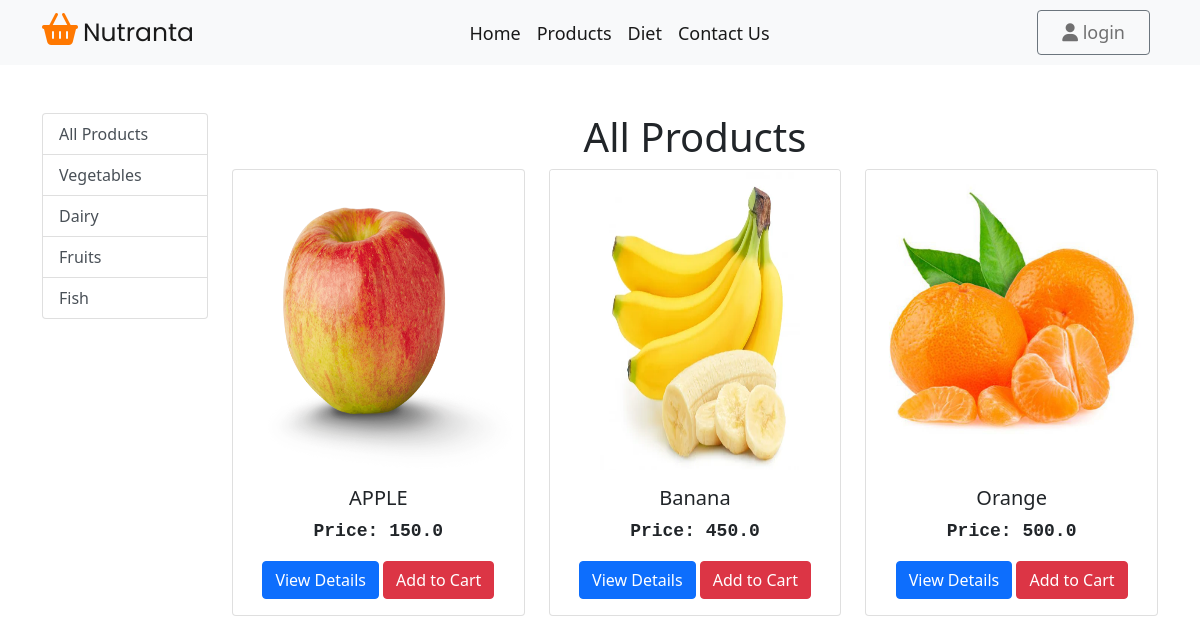
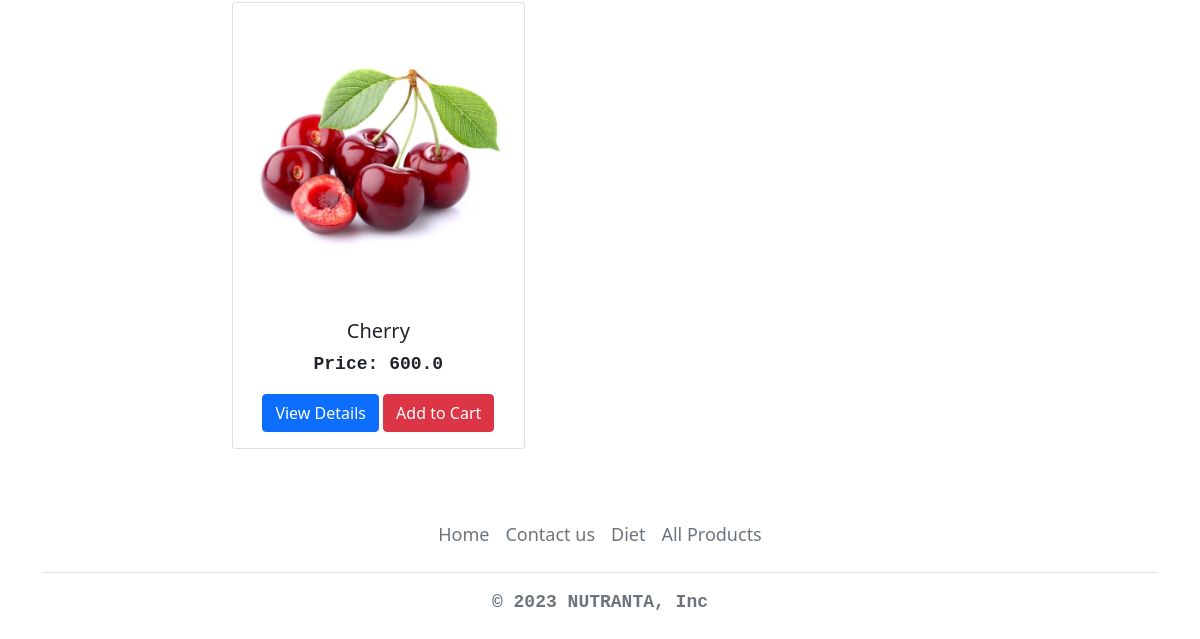
/products/, run on an earlier commit of the app's database (2 pictures, top to bottom).
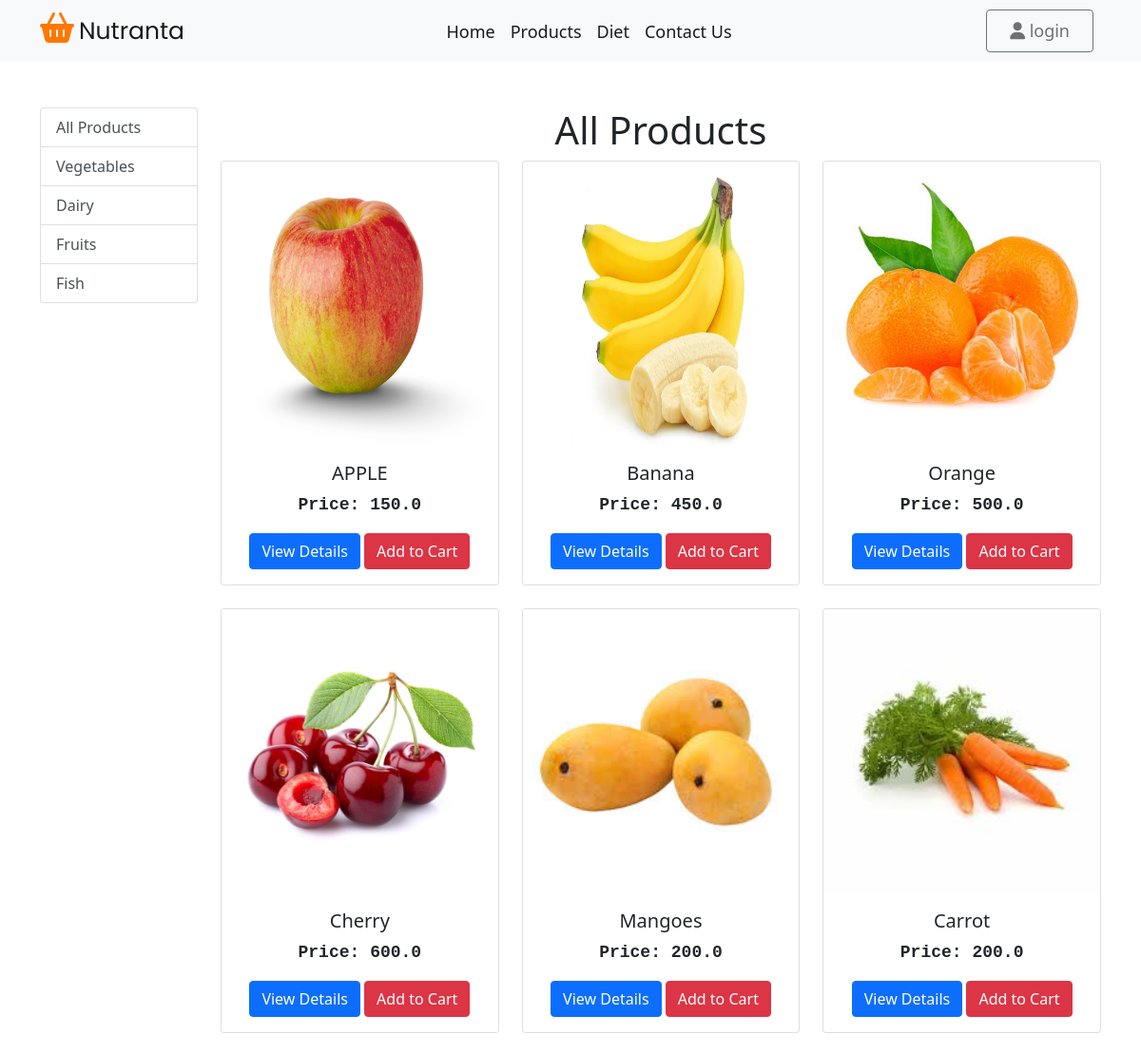
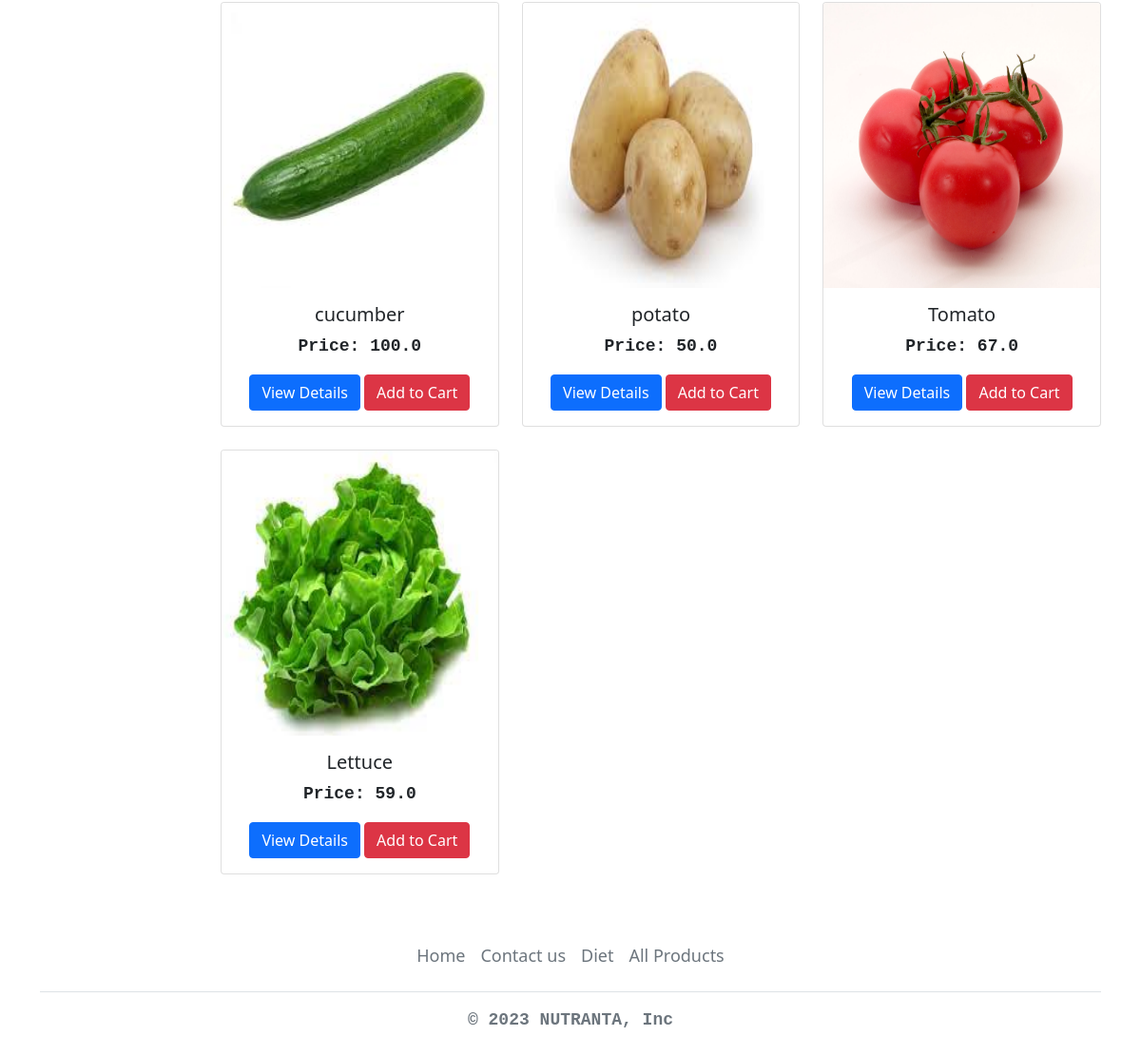
And on a later commit of the database (2 pictures, top to bottom).
### nutranta_app/models.py (models this page shows, shortened)
class Product(models.Model):
    title = models.CharField(max_length=100)
    selling_price = models.FloatField()
    description = models.TextField()
    category = models.CharField(choices=CATEGORY_CHOICES, max_length=50)
    product_image = models.ImageField(upload_to='productimg')
    total_calroes = models.FloatField(default=0)
    total_fat = models.FloatField(default=0)
    total_protein = models.FloatField(default=0)
    total_carbohydrates = models.FloatField(default=0)
    total_sodium = models.FloatField(default=0)
    total_sugar = models.FloatField(default=0)
    total_cholesterol = models.FloatField(default=0)
    total_potassium = models.FloatField(default=0)
    total_calcium = models.FloatField(default=0)
    total_vitamin_d = models.FloatField(default=0)
    total_fiber = models.FloatField(default=0)

### nutranta_app/views.py (the view)
# urls.py: path('products/', views.all_products, name='product'),
def all_products(request,data=None):
 if data == None:
  all_Products = Product.objects.all()
 elif data == 'Fruits':
    all_Products = Product.objects.filter(category='f')
 elif data == 'Vegetables':
  all_Products = Product.objects.filter(category='v')
 elif data == 'Dairy':
  all_Products = Product.objects.filter(category='d')
 elif data == 'Fish':
  all_Products = Product.objects.filter(category='fi')
 else:
    all_Products = Product.objects.all()
 return render(request, 'nutranta/products.html', {'all_Products' : all_Products})

### nutranta_app/templates/nutranta/products.html (shortened to what this page needs)
{% extends 'nutranta/base.html' %}
{% load static %}
{% block main-content %}
<div class="container my-5">
<div class="row">
    <div class="col-md-2">
        <div class="list-group">
            <a href="{% url 'product' %}" class="list-group-item list-group-item-action ">
                All Products
            </a>
            <a href="{% url 'productdata' 'Vegetables' %}" class="list-group-item list-group-item-action">Vegetables</a>
            <a href="{% url 'productdata' 'Dairy' %}" class="list-group-item list-group-item-action">Dairy</a>
            <a href="{% url 'productdata' 'Fruits' %}" class="list-group-item list-group-item-action">Fruits</a>
            <a href="{% url 'productdata' 'Fish' %}" class="list-group-item list-group-item-action">Fish</a>
        </div>
    </div>
    <div class="col-md-10">
    <h1 class="text-center">All Products</h1>
       <div class="row">
        {% for product in all_Products %}
        <div class="col-md-4">
        <div class="card mb-4 rounded-4 shadow-2-strong">
            <img src="{{product.product_image.url}}" class="card-img-top" alt="{{ product.title }}" height='300px'>
            <div class="card-body text-center">
            <h5 class="card-title">{{ product.title }}</h5>
            <p class="card-text">Price: {{ product.selling_price }}</p>
            <a href="{% url 'product-detail' product.id %}" class="btn btn-primary">View Details</a>
            <a href="{% url 'add-to-cart' %}" class="btn btn-danger">Add to Cart</a>
            </div>
        </div>
        </div>
        {% endfor %}
        </div>
    </div>
</div>
{% endblock main-content %}

### nutranta_app/templates/nutranta/base.html (shortened to what this page needs)
<!doctype html>
{% load static %}
<html lang="en">
  <head>
    <link href="https://cdn.jsdelivr.net/npm/bootstrap@5.0.0-beta1/dist/css/bootstrap.min.css" rel="stylesheet">
    <link rel="stylesheet" href="{% static '/css/owl.carousel.min.css' %}">
    <link rel="stylesheet" href="{% static '/css/all.min.css' %}">
    <link rel="stylesheet" href="https://cdnjs.cloudflare.com/ajax/libs/font-awesome/4.7.0/css/font-awesome.min.css">
    <link rel="stylesheet" href="{% static '/css/style.css' %}">
  </head>
  <body>
    <nav class="navbar navbar-expand-lg navbar-light bg-light">
     <div class="container">
       <a class="navbar-brand" href="{% url 'home' %}"><i class="fa fa-shopping-basket"></i>Nutranta</a>
       <div class="collapse navbar-collapse " id="navbarSupportedContent">
         <ul class="navbar-nav m-auto mb-2 mb-lg-0">
           <li class="nav-item">
             <a class="nav-link active" aria-current="page" href="{% url 'home' %}">Home</a>
           </li>
           <li class="nav-item ">
             <a class="nav-link  text-black active" href="{% url 'product' %}"> Products</a>
           </li>
           <li class="nav-item ">
             <a class="nav-link  text-black active" href="{% url 'dietrecommandation' %}">
              Diet
             </a>
           </li>
           <li class="nav-item ">
             <a class="nav-link  text-black active" href="{% url 'contactus' %}">
              Contact Us
             </a>
           </li>
         </ul>
         <div>
          <ul class="navbar-nav me-auto mb-2 mb-lg-0">
            {% if request.user.is_authenticated %}
           <li class="nav-item dropdown mx-2">
              <a class="nav-link btn btn-outline-info dropdown-toggle px-5" href="#" id="profileDropdown" role="button" data-bs-toggle="dropdown" aria-expanded="false">
                {{request.user.username| capfirst}}
              </a>
              <ul class="dropdown-menu" aria-labelledby="profileDropdown">
                <li><a class="dropdown-item" href="{% url 'profile' %}">Profile</a></li>
                <li><a class="dropdown-item" href="{% url 'orders' %}">Orders</a></li>
                <li><a class="dropdown-item" href="{% url 'password-change' %}">Change Password</a></li>
                <li><a class="dropdown-item" href="{% url 'logout' %}">Logout</a></li>
              </ul>
            </li>
            <li class="nav-item mx-2">
             <a href="{% url 'showcart' %}" class="nav-link ">
             <span class="badge bg-danger" id ='cart-count' >{{cart_count}}</span>
             cart</a>
            </li>
            {% else %}
            <li class="nav-item mx-2">
             <a href="{% url 'login' %}" class="nav-link btn btn-outline-secondary px-4"><i class="fa fa-user"></i> login</a>
            </li>
            {% endif %}
          </ul>
         </div>
       </div>
     </div>
    </nav>
    {% block main-content %} {% endblock main-content %}
  <footer class="py-3 my-4  footer">
    <ul class="nav justify-content-center border-bottom pb-3 mb-3">
      <li class="nav-item"><a href="{% url 'home' %}" class="nav-link px-2 text-muted">Home</a></li>
      <li class="nav-item"><a href="{% url 'contactus' %}" class="nav-link px-2 text-muted">Contact us</a></li>
      <li class="nav-item"><a href="{% url 'dietrecommandation' %}" class="nav-link px-2 text-muted">Diet</a></li>
      <li class="nav-item"><a href="{% url 'product' %}" class="nav-link px-2 text-muted">All Products</a></li>
    </ul>
    <p class="text-center text-muted">© 2023 NUTRANTA, Inc</p>
  </footer>
  </body>
</html>

### nutranta_app/static/css/style.css (style rules this page uses)
:root { --orange:#ff7800; --black:#130f40; --light-color:#666; --box-shadow:0 .5rem 1.5rem rgba(0,0,0,.1); --border:.2rem solid rgba(0,0,0,.1); --outline:.1rem solid rgba(0,0,0,.1); --outline-hover:.2rem solid var(--black); }
.fa-shopping-basket { color:var(--orange); font-size: 2rem; margin-right: 5px; }
.navbar-brand { font-family: 'Poppins', sans-serif; font-size: 25px; }
.nav-item a { font-size: 18px; }
p { font-family: 'Courier New', Courier, monospace; font-size: 18px; font-weight: bold; }

What changed in the data, as far as the page shows it:
added Product: product_image (picture), title "Mangoes", selling_price "200.0"
added Product: product_image (picture), title "Carrot", selling_price "200.0"
added Product: product_image (picture), title "cucumber", selling_price "100.0"
added Product: product_image (picture), title "potato", selling_price "50.0"
added Product: product_image (picture), title "Tomato", selling_price "67.0"
added Product: product_image (picture), title "Lettuce", selling_price "59.0"
